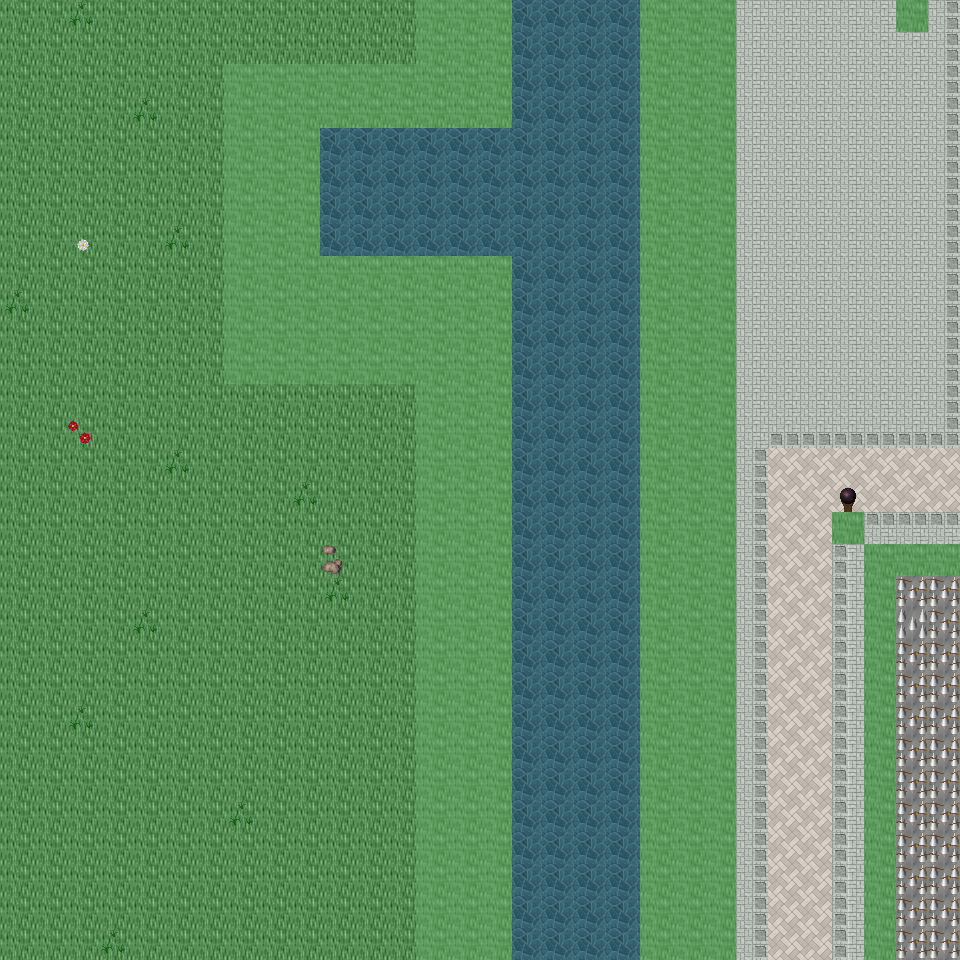

The image is a tile-based game level rendered from a .tmx file. Its description and source (layers, tilesets, objects; grid data summarised) follow:
An orthogonal 30x30 tile map with 32x32 px tiles, 6 tile layers (Ground, Object, Object2, Above, ...), 48 tilesets and 11 objects (11x mapExit).

<map version="1.0" orientation="orthogonal" renderorder="right-down" width="30" height="30" tilewidth="32" tileheight="32" nextobjectid="12">
  <tileset firstgid="1" name="tileset_ground_ground" tilewidth="32" tileheight="32" tilecount="33" columns="3">
    <image source="../drawable/tileset_ground_ground.png" width="96" height="352" />
  </tileset>
  <tileset firstgid="34" name="tileset_building_castle" tilewidth="32" tileheight="32" tilecount="320" columns="20">
    <image source="../drawable/tileset_building_castle.png" width="640" height="512" />
  </tileset>
  <tileset firstgid="354" name="tileset_furniture_carpet_carpets_2" tilewidth="32" tileheight="32" tilecount="12" columns="4">
    <image source="../drawable/tileset_furniture_carpet_carpets_2.png" width="128" height="160" />
  </tileset>
  <tileset firstgid="366" name="tileset_ground_indoor_tiles" tilewidth="32" tileheight="32" tilecount="8" columns="2">
    <image source="../drawable/tileset_ground_indoor_tiles.png" width="64" height="128" />
  </tileset>
  <tileset firstgid="374" name="tileset_ground_water_pool" tilewidth="32" tileheight="32" tilecount="72" columns="3">
    <image source="../drawable/tileset_ground_water_pool.png" width="96" height="768" />
  </tileset>
  <tileset firstgid="446" name="tileset_ground_brown_paving" tilewidth="32" tileheight="32" tilecount="2" columns="2">
    <image source="../drawable/tileset_ground_brown_paving.png" width="64" height="32" />
  </tileset>
  <tileset firstgid="448" name="tileset_ground_spikes" tilewidth="32" tileheight="32" tilecount="1" columns="1">
    <image source="../drawable/tileset_ground_spikes.png" width="32" height="32" />
  </tileset>
  <tileset firstgid="449" name="tileset_ground_ridge_earth_dark" tilewidth="32" tileheight="32" tilecount="96" columns="12">
    <image source="../drawable/tileset_ground_ridge_earth_dark.png" width="384" height="256" />
  </tileset>
  <tileset firstgid="545" name="tileset_plant_grasses" tilewidth="32" tileheight="32" tilecount="6" columns="3">
    <image source="../drawable/tileset_plant_grasses.png" width="96" height="64" />
  </tileset>
  <tileset firstgid="551" name="tileset_ground_water_pool_corners" tilewidth="32" tileheight="32" tilecount="72" columns="3">
    <image source="../drawable/tileset_ground_water_pool_corners.png" width="96" height="768" />
  </tileset>
  <tileset firstgid="623" name="tileset_building_fence_fence_chunky" tilewidth="32" tileheight="32" tilecount="21" columns="3">
    <image source="../drawable/tileset_building_fence_fence_chunky.png" width="96" height="224" />
  </tileset>
  <tileset firstgid="644" name="tileset_ground_earth_edges" tilewidth="32" tileheight="32" tilecount="18" columns="6">
    <image source="../drawable/tileset_ground_earth_edges.png" width="192" height="96" />
  </tileset>
  <tileset firstgid="662" name="tileset_ground_rock_pebbles" tilewidth="32" tileheight="32" tilecount="3" columns="1">
    <image source="../drawable/tileset_ground_rock_pebbles.png" width="32" height="96" />
  </tileset>
  <tileset firstgid="665" name="tileset_ground_square_patch" tilewidth="32" tileheight="32" tilecount="9" columns="3">
    <image source="../drawable/tileset_ground_square_patch.png" width="96" height="96" />
  </tileset>
  <tileset firstgid="674" name="tileset_plant_leaves" tilewidth="32" tileheight="32" tilecount="8" columns="4">
    <image source="../drawable/tileset_plant_leaves.png" width="128" height="64" />
  </tileset>
  <tileset firstgid="682" name="tileset_item_corpse_skull_dark" tilewidth="32" tileheight="32" tilecount="2" columns="2">
    <image source="../drawable/tileset_item_corpse_skull_dark.png" width="64" height="32" />
  </tileset>
  <tileset firstgid="684" name="tileset_item_corpse_skeleton" tilewidth="32" tileheight="32" tilecount="4" columns="2">
    <image source="../drawable/tileset_item_corpse_skeleton.png" width="64" height="64" />
  </tileset>
  <tileset firstgid="688" name="tileset_furniture_table_grey_fancy" tilewidth="32" tileheight="32" tilecount="9" columns="3">
    <image source="../drawable/tileset_furniture_table_grey_fancy.png" width="96" height="96" />
  </tileset>
  <tileset firstgid="697" name="tileset_furniture_table_grey_long" tilewidth="32" tileheight="32" tilecount="4" columns="2">
    <image source="../drawable/tileset_furniture_table_grey_long.png" width="64" height="64" />
  </tileset>
  <tileset firstgid="701" name="tileset_furniture_table_grey_plain" tilewidth="32" tileheight="32" tilecount="9" columns="3">
    <image source="../drawable/tileset_furniture_table_grey_plain.png" width="96" height="96" />
  </tileset>
  <tileset firstgid="710" name="tileset_item_gothic_slab" tilewidth="32" tileheight="32" tilecount="1" columns="1">
    <image source="../drawable/tileset_item_gothic_slab.png" width="32" height="32" />
  </tileset>
  <tileset firstgid="711" name="tileset_logic_creature_gnome" tilewidth="32" tileheight="32" tilecount="6" columns="6">
    <image source="../drawable/tileset_logic_creature_gnome.png" width="192" height="32" />
  </tileset>
  <tileset firstgid="717" name="tileset_logic_creature_animal" tilewidth="32" tileheight="32" tilecount="32" columns="8">
    <image source="../drawable/tileset_logic_creature_animal.png" width="256" height="128" />
  </tileset>
  <tileset firstgid="749" name="tileset_logic_collision" tilewidth="32" tileheight="32" tilecount="1" columns="1">
    <image source="../drawable/tileset_logic_collision.png" width="32" height="32" />
  </tileset>
  <tileset firstgid="750" name="tileset_ground_water_pool_deep" tilewidth="32" tileheight="32" tilecount="72" columns="3">
    <image source="../drawable/tileset_ground_water_pool_deep.png" width="96" height="768" />
  </tileset>
  <tileset firstgid="822" name="tileset_object_suspension_bridge" tilewidth="32" tileheight="32" tilecount="24" columns="3">
    <image source="../drawable/tileset_object_suspension_bridge.png" width="96" height="256" />
  </tileset>
  <tileset firstgid="846" name="tileset_plant_flower_daisy_blue" tilewidth="32" tileheight="32" tilecount="8" columns="2">
    <image source="../drawable/tileset_plant_flower_daisy_blue.png" width="64" height="128" />
  </tileset>
  <tileset firstgid="854" name="tileset_plant_flower_daisy_red" tilewidth="32" tileheight="32" tilecount="8" columns="2">
    <image source="../drawable/tileset_plant_flower_daisy_red.png" width="64" height="128" />
  </tileset>
  <tileset firstgid="862" name="tileset_plant_flower_daisy_white" tilewidth="32" tileheight="32" tilecount="8" columns="2">
    <image source="../drawable/tileset_plant_flower_daisy_white.png" width="64" height="128" />
  </tileset>
  <tileset firstgid="870" name="tileset_plant_flower_daisy_yellow" tilewidth="32" tileheight="32" tilecount="8" columns="2">
    <image source="../drawable/tileset_plant_flower_daisy_yellow.png" width="64" height="128" />
  </tileset>
  <tileset firstgid="878" name="tileset_plant_tree_tree_green" tilewidth="32" tileheight="32" tilecount="80" columns="8">
    <image source="../drawable/tileset_plant_tree_tree_green.png" width="256" height="352" />
  </tileset>
  <tileset firstgid="958" name="tileset_item_banners_flag" tilewidth="32" tileheight="32" tilecount="12" columns="3">
    <image source="../drawable/tileset_item_banners_flag.png" width="96" height="128" />
  </tileset>
  <tileset firstgid="970" name="tileset_item_flagpole" tilewidth="32" tileheight="32" tilecount="3" columns="1">
    <image source="../drawable/tileset_item_flagpole.png" width="32" height="96" />
  </tileset>
  <tileset firstgid="973" name="tileset_furniture_chair_bench_white" tilewidth="32" tileheight="32" tilecount="8" columns="2">
    <image source="../drawable/tileset_furniture_chair_bench_white.png" width="64" height="128" />
  </tileset>
  <tileset firstgid="981" name="tileset_item_statue_flowered_arch" tilewidth="32" tileheight="32" tilecount="24" columns="6">
    <image source="../drawable/tileset_item_statue_flowered_arch.png" width="192" height="128" />
  </tileset>
  <tileset firstgid="1005" name="tileset_building_decoration_block" tilewidth="32" tileheight="32" tilecount="2" columns="2">
    <image source="../drawable/tileset_building_decoration_block.png" width="64" height="32" />
  </tileset>
  <tileset firstgid="1007" name="tileset_building_decoration_orbpedestal" tilewidth="32" tileheight="32" tilecount="2" columns="1">
    <image source="../drawable/tileset_building_decoration_orbpedestal.png" width="32" height="64" />
  </tileset>
  <tileset firstgid="1009" name="tileset_item_statue_urn_with_flowers" tilewidth="32" tileheight="32" tilecount="2" columns="1">
    <image source="../drawable/tileset_item_statue_urn_with_flowers.png" width="32" height="64" />
  </tileset>
  <tileset firstgid="1011" name="tileset_building_decoration_pool" tilewidth="32" tileheight="32" tilecount="9" columns="3">
    <image source="../drawable/tileset_building_decoration_pool.png" width="96" height="96" />
  </tileset>
  <tileset firstgid="1020" name="tileset_item_statue_romanic_art1" tilewidth="32" tileheight="32" tilecount="4" columns="2">
    <image source="../drawable/tileset_item_statue_romanic_art1.png" width="64" height="64" />
  </tileset>
  <tileset firstgid="1024" name="tileset_building_wall_int_clay" tilewidth="32" tileheight="32" tilecount="100" columns="10">
    <image source="../drawable/tileset_building_wall_int_clay.png" width="320" height="320" />
  </tileset>
  <tileset firstgid="1124" name="tileset_ground_green_paving" tilewidth="32" tileheight="32" tilecount="18" columns="3">
    <image source="../drawable/tileset_ground_green_paving.png" width="96" height="192" />
  </tileset>
  <tileset firstgid="1142" name="tileset_logic_protection" tilewidth="32" tileheight="32" tilecount="2" columns="2">
    <image source="../drawable/tileset_logic_protection.png" width="64" height="32" />
  </tileset>
  <tileset firstgid="1144" name="tileset_furniture_other_stick" tilewidth="32" tileheight="32" tilecount="2" columns="1">
    <image source="../drawable/tileset_furniture_other_stick.png" width="32" height="64" />
  </tileset>
  <tileset firstgid="1146" name="tileset_item_scrying_orb" tilewidth="32" tileheight="32" tilecount="8" columns="8">
    <image source="../drawable/tileset_item_scrying_orb.png" width="256" height="32" />
  </tileset>
  <tileset firstgid="1154" name="tileset_light_dim_light_7x5" tilewidth="32" tileheight="32" tilecount="35" columns="7">
    <image source="../drawable/tileset_light_dim_light_7x5.png" width="224" height="160" />
  </tileset>
  <tileset firstgid="1189" name="tileset_light_light_5x5" tilewidth="32" tileheight="32" tilecount="25" columns="5">
    <image source="../drawable/tileset_light_light_5x5.png" width="160" height="160" />
  </tileset>
  <tileset firstgid="1214" name="tileset_furniture_light_lamp_bronze" tilewidth="32" tileheight="32" tilecount="3" columns="1">
    <image source="../drawable/tileset_furniture_light_lamp_bronze.png" width="32" height="96" />
  </tileset>
  <layer name="Ground" width="30" height="30">
    <data>[900 cells, 900 non-empty, 7 distinct tile ids]</data>
  </layer>
  <layer name="Object" width="30" height="30">
    <data>[900 cells, 321 non-empty, 48 distinct tile ids]</data>
  </layer>
  <layer name="Object2" width="30" height="30">
    <data>[900 cells, 3 non-empty, 3 distinct tile ids]</data>
  </layer>
  <layer name="Above" width="30" height="30">
    <data>[900 cells, 1 non-empty, 1 distinct tile ids]</data>
  </layer>
  <layer name="Above2" width="30" height="30">
    <data>[900 cells, 1 non-empty, 1 distinct tile ids]</data>
  </layer>
  <layer name="Walkable" width="30" height="30">
    <data>[900 cells, 233 non-empty, 1 distinct tile ids]</data>
  </layer>
  <objectgroup name="MapEvents">
    <object id="1" name="north" type="mapExit" x="0" y="0" width="416" height="32">
      <properties>
        <property name="map" value="level_0_x223_y26" />
        <property name="x" value="0" />
        <property name="y" value="28" />
      </properties>
    </object>
    <object id="2" name="north2" type="mapExit" x="512" y="0" width="128" height="32">
      <properties>
        <property name="map" value="level_0_x223_y26" />
        <property name="x" value="16" />
        <property name="y" value="28" />
      </properties>
    </object>
    <object id="3" name="north3" type="mapExit" x="736" y="0" width="160" height="32">
      <properties>
        <property name="map" value="level_0_x223_y26" />
        <property name="x" value="23" />
        <property name="y" value="28" />
      </properties>
    </object>
    <object id="4" name="north4" type="mapExit" x="928" y="0" width="32" height="32">
      <properties>
        <property name="map" value="level_0_x223_y26" />
        <property name="x" value="29" />
        <property name="y" value="28" />
      </properties>
    </object>
    <object id="5" name="south" type="mapExit" x="0" y="928" width="416" height="32">
      <properties>
        <property name="map" value="level_0_x223_y28" />
        <property name="x" value="0" />
        <property name="y" value="1" />
      </properties>
    </object>
    <object id="6" name="south2" type="mapExit" x="512" y="928" width="128" height="32">
      <properties>
        <property name="map" value="level_0_x223_y28" />
        <property name="x" value="16" />
        <property name="y" value="1" />
      </properties>
    </object>
    <object id="7" name="south3" type="mapExit" x="736" y="928" width="128" height="32">
      <properties>
        <property name="map" value="level_0_x223_y28" />
        <property name="x" value="23" />
        <property name="y" value="1" />
      </properties>
    </object>
    <object id="8" name="south4" type="mapExit" x="896" y="928" width="64" height="32">
      <properties>
        <property name="map" value="level_0_x223_y28" />
        <property name="x" value="28" />
        <property name="y" value="1" />
      </properties>
    </object>
    <object id="9" name="west" type="mapExit" x="0" y="0" width="32" height="960">
      <properties>
        <property name="map" value="level_0_x222_y27" />
        <property name="x" value="28" />
        <property name="y" value="0" />
      </properties>
    </object>
    <object id="10" name="east" type="mapExit" x="928" y="0" width="32" height="544">
      <properties>
        <property name="map" value="level_0_x224_y27" />
        <property name="x" value="1" />
        <property name="y" value="0" />
      </properties>
    </object>
    <object id="11" name="east2" type="mapExit" x="928" y="576" width="32" height="384">
      <properties>
        <property name="map" value="level_0_x224_y27" />
        <property name="x" value="1" />
        <property name="y" value="18" />
      </properties>
    </object>
  </objectgroup>
</map>
